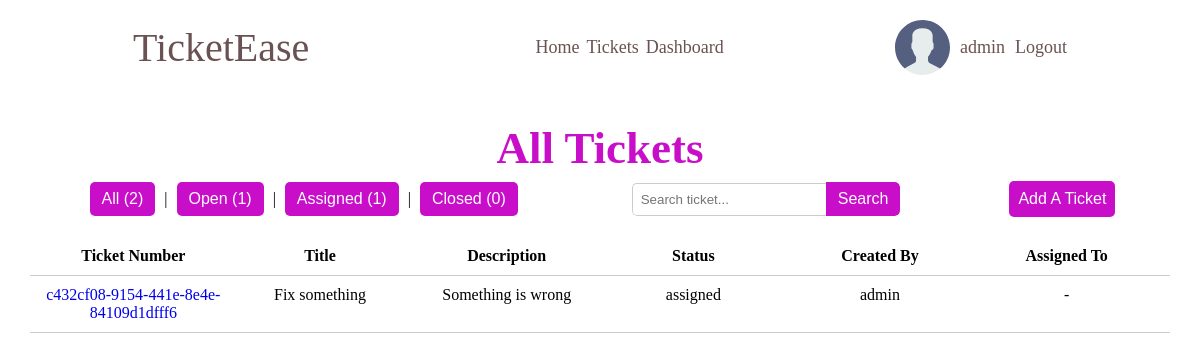
The app's page /tickets/?status=assigned (signed in) with its own data.
### accounts/models.py (models this page shows)
class CustomUser(AbstractUser):
    USER_TYPE = (
        ('client', 'client'),
        ('engineer', 'engineer'),
    )
    email = models.EmailField()
    bio = models.TextField()
    user_type = models.CharField(max_length=10, choices=USER_TYPE, default='client')
    avatar = models.ImageField(null=True, default="avatars/default_avatar.svg", upload_to='avatars/')

### tickets/models.py (models this page shows, shortened)
class Ticket(models.Model):
    STATUS = (
        ('open', 'open'),
        ('assigned', 'assigned'),
        ('closed', 'closed'),
    )
    ticket_id = models.UUIDField(default=uuid.uuid4)
    slug = models.SlugField(unique=True)
    title = models.CharField(max_length=100)
    description = models.TextField()
    status = models.CharField(max_length=100, choices=STATUS, default='open')
    attachments = models.ImageField(null=True, blank=True, upload_to='attachments/')
    created_by = models.ForeignKey(CustomUser, on_delete=models.SET_NULL, null=True, related_name='created_by')
    assigned_to = models.ForeignKey(CustomUser, on_delete=models.SET_NULL, null=True, blank=True, related_name='assigned_to')
    accepted_on = models.DateTimeField(null=True, blank=True)
    closed_on = models.DateTimeField(null=True, blank=True)
    updated_on = models.DateTimeField(auto_now=True)
    created_on = models.DateTimeField(auto_now_add=True)

### tickets/views.py (the view, shortened to what this page needs)
# urls.py: path('tickets/', ticketsView, name='tickets-view'),
def ticketsView(request):
    tickets = Ticket.objects.all()
    status = request.GET.get('status')  # to filter by status
    query = request.GET.get('q')  # search parameter
    if status:
        tickets = Ticket.objects.filter(status=status)
    tickets = tickets.order_by('-status', '-created_on')
    all_count = Ticket.objects.count()
    open_count = Ticket.objects.filter(status='open').count()
    assigned_count = Ticket.objects.filter(status='assigned').count()
    closed_count = Ticket.objects.filter(status='closed').count()
    context = {
        'tickets': tickets,
        'open_count': open_count,
        'assigned_count': assigned_count,
        'closed_count': closed_count,
        'all_count': all_count,
        'selected_status': status,
    }
    return render(request, 'tickets/tickets-view.html', context)

### tickets/templates/tickets/tickets-view.html (shortened to what this page needs)
{% extends 'tickets/index.html' %}
{% load static %}
{% block css %}
    <link rel="stylesheet" href="{% static  'tickets/styles/tickets.css' %}">
{% endblock %}
{% block content %}
    <section class="ticket-container">
        <div class="title">
            <h1>All Tickets</h1>
        </div>
        <section class="search-filters">
            <section class="status-filters">
                <div class="filter-btns">
                    <button>
                        <a href="{% url 'tickets-view' %}?status=" style="color: white;">All ({{ all_count }})</a>
                    </button>
                    |
                    <button>
                        <a href="{% url 'tickets-view' %}?status=open" style="color: white;">Open ({{ open_count }})</a>
                    </button>
                    |
                    <button>
                        <a href="{% url 'tickets-view' %}?status=assigned" style="color: white;">Assigned ({{ assigned_count }})</a>
                    </button>
                    |
                    <button>
                        <a href="{% url 'tickets-view' %}?status=closed" style="color: white;">Closed ({{ closed_count }})</a>
                    </button>
                </div>
            </section>
            <section class="search-bar-container">
                <form class="search-bar method="GET" action="{% url 'tickets-view' %}">
                    <input type="text" name="q" placeholder="Search ticket...">
                    <button type="submit">Search</button>
                </form>
            </section>
            <section class="create-ticket">
                <form method="post" action="{% url 'create-ticket' %}">
                    <button type="submit"><a href="{% url 'create-ticket' %}" style="color: white;">Add A Ticket</a></button>
                </form>
            </section>
        </section>
        <section class="ticket-list">
            <div class="ticket-row header">
                <div>Ticket Number</div>
                <div>Title</div>
                <div>Description</div>
                <div>Status</div>
                <div>Created By</div>
                <div>Assigned To</div>
            </div>
            {% for ticket in tickets %}
            <div class="ticket-row">
                <div> <a href="{% url 'ticket-details' slug=ticket.slug %}">{{ ticket.ticket_id }}</a></div>
                <div>{{ ticket.title }}</div>
                <div>{{ ticket.description }}</div>
                <div>{{ ticket.status }}</div>
                <div>{{ ticket.created_by.username }}</div>
                {% if assingned_to %}
                    <div>{{ ticket.assingned_to.username }}</div>
                {% else %}
                    <div><p>-</p></div>
                {% endif %}
            {% empty %}
                <div class="empty">
                    <p>There are no tickets</p>
                </div>
            </div>
            {% endfor %}
        </section>
    </section>
{% endblock %}

### tickets/templates/tickets/navbar.html
{% load static %}
<section class="top-nav">
    <div class="logo">
        <a href="{% url 'home' %}">TicketEase</a>
    </div>
    <nav class="nav-links">
        <a href="{% url 'home' %}">Home</a>
        <a href="{% url 'tickets-view' %}">Tickets</a>
        <a href="">Dashboard</a>
    </nav>
    <section class="auth">
        {% if user.is_authenticated %}
            <a href="#" class="avatar avatar--medium active">
                {% if user.avatar %}
                    <img src="{{ user.avatar.url }}" alt="{{ user.username }}" />
                {% else %}
                    <img src="{% static 'media/avatars/default_avatar.svg' %}" alt="{{ user.username }}" />
                {% endif %}
                {{user.username}}
            </a>
            <a href="{% url 'account_logout' %}">Logout</a>
        {% else %}
            <a href="{% url 'account_login' %}">Login</a>
            <a href="{% url 'account_signup' %}">Register</a>
        {% endif %}
    </section>
</section>

### tickets/static/tickets/styles/main.css (style rules this page uses)
:root { --box-shadow: 1px 1px 3px 1px rgba(0, 0, 0, 0.15); --button-color: rgb(201, 14, 201); --button-color-hover: rgb(128, 0, 128); --text-color: rgba(52, 19, 19, 0.733); --text-color-light: white; --title-color: rgb(201, 14, 201); }
* { margin: 0; padding: 0; box-sizing: border-box; }
a { cursor: pointer; text-decoration: none; }
button { background-color: var(--button-color); border-color: transparent; border-radius: 5px; color: var(--text-color-light); font-size: 16px; padding: 7px; width: fit-content; }
.title { text-align: center; padding: 7px; color: var(--title-color); font-size: 30px; }
.search-bar-container { display: flex; align-items: center; }
.search-bar { display: flex; align-items: center; border-radius: 5px; overflow: hidden; }
.search-bar input[type="text"] { padding: 8px; border: 1px solid #ccc; border-right: none; border-radius: 5px 0 0 5px; }
.search-bar button { padding: 8px 12px; background-color: var(--button-color); color: var(--text-color-light); border: none; border-radius: 0 5px 5px 0; }
.top-nav { align-items: center; color: var(--text-color); display: flex; justify-content: space-around; margin: 10px; padding: 10px; }
.top-nav a { color: var(--text-color); }
.logo { font-size: 40px; font-weight: 500; }
.nav-links { font-size: 18px; display: flex; gap: 7px; }
.auth { font-size: 18px; display: flex; align-items: center; gap: 10px; }
.avatar { display: flex; align-items: center; justify-content: flex-end; gap: 10px; }

### tickets/static/tickets/styles/tickets.css (style rules this page uses)
.ticket-container { margin-bottom: 20px; padding: 10px; }
.search-filters { align-items: center; display: flex; justify-content: space-around; margin-bottom: 20px; }
.status-filters { display: flex; align-items: center; }
.filter-btns button { background-color: var(--button-color); border: none; border-radius: 5px; padding: 8px 12px; margin: 0 5px; }
.filter-btns a { color: white; text-decoration: none; }
.ticket-list { display: flex; flex-direction: column; margin-top: 20px; }
.ticket-row { display: flex; justify-content: space-between; padding: 10px; border-bottom: 1px solid #ccc; }
.ticket-row.header { font-weight: bold; }
.ticket-row > div { flex: 1; text-align: center; }

### records on screen
CustomUser: avatar (placeholder picture), username "admin"
Ticket: ticket_id "c432cf08-9154-441e-8e4e-84109d1dfff6", title "Fix something", description "Something is wrong", status "assigned", created_by.username "admin"

### other values on screen
{{ all_count }} "2"
{{ open_count }} "1"
{{ assigned_count }} "1"
{{ closed_count }} "0"
